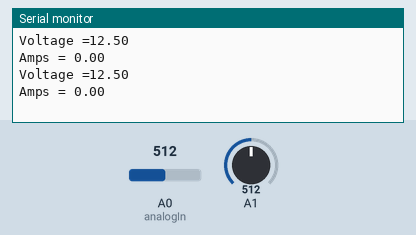
The sketch below on a simulated Arduino Uno, built with avr-gcc and run on an emulated ATmega328P. Parts: the last lines printed to the serial monitor. Inputs (shaded band) come from the test bench; at power-on: A0 (analogIn) = 512, A1 = 512.

Above: at 2.3 s.
2.4 s: A0 (analogIn) set to 716
At 3.4 s:
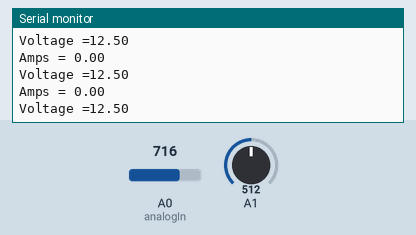
4.5 s: A1 set to 716
At 5.6 s:
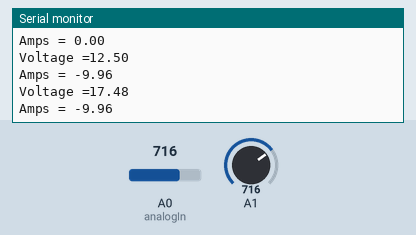
6.6 s: A0 (analogIn) set to 900
At 8.5 s:
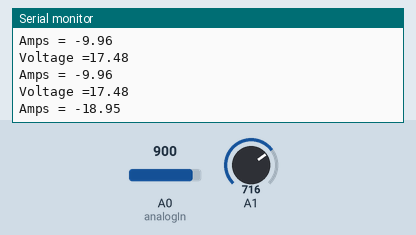
8.7 s: A1 set to 900
At 10.3 s:
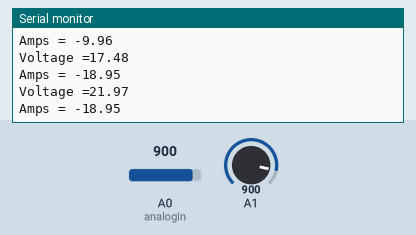
Timing chart, 0 to 11.8 s (numbered marks = the images above; inputs shaded):
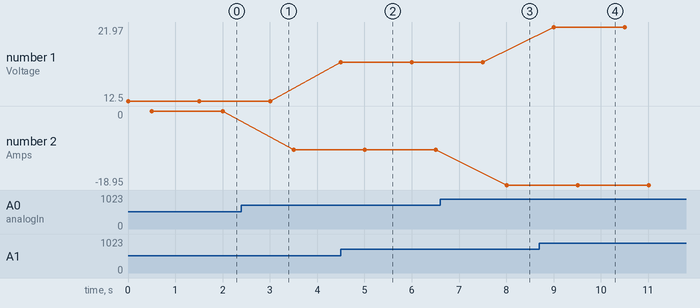

Measured:
- after the input at 4.5 s, the serial monitor: prints a new line at once (image 2)
- after the input at 6.6 s, the serial monitor: prints a new line after 1.4 s (image 3)
- after the input at 8.7 s, the serial monitor: prints a new line after 0.31 s (image 4)
- plotted number 1: 12.5 → 17.48 after the input at 4.5 s, 17.48 → 21.97 after the input at 8.7 s
- plotted number 2: 0 → -9.96 after the input at 2.4 s, -9.96 → -18.95 after the input at 6.6 s

The sketch:

sketch_nov30a.ino
```cpp
int value = 0;
float voltage;
float R1 = 30000.0;
float R2 = 7500.0;
const int analogIn = A0;
double mVperAmp = 100; // use 100 for 20A Module and 66 for 30A Module
double RawValue= 0;
double ACSoffset = 2500;
double Voltage = 0;
double Amps = 0;

void setup(){
  Serial.begin(9600);
}

void loop(){
  value = analogRead(A1);
  voltage = value * (5.0/1024.0);
  voltage=voltage/0.2;
  Serial.print("Voltage =");
  Serial.println(voltage);
  delay(500);
 RawValue = analogRead(analogIn);
 Voltage = (RawValue / 1024.0) * 5000; // Gets you mV
 Amps = (-(Voltage - ACSoffset) / mVperAmp);

 Serial.print("Amps = "); // shows the voltage measured
 Serial.println(Amps,2); // the '2' after voltage allows you to display 2 digits after decimal point
 delay(1000);
}
```
